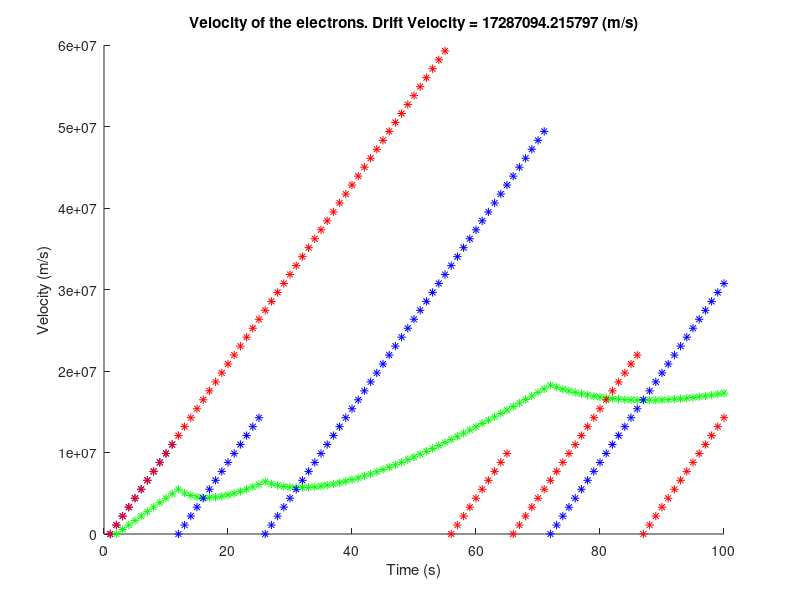

This chart was generated by the following MATLAB code:
%Matthew Lazarus 100962142

clear all

clearvars
clearvars -GLOBAL
close all

% set(0,'DefaultFigureWindowStyle','docked')
global C

addpath ../geom2d/geom2d

C.q_0 = 1.60217653e-19;             % electron charge
C.hb = 1.054571596e-34;             % Dirac constant
C.h = C.hb * 2 * pi;                    % Planck constant
C.m_0 = 9.10938215e-31;             % electron mass
C.kb = 1.3806504e-23;               % Boltzmann constant
C.eps_0 = 8.854187817e-12;          % vacuum permittivity
C.mu_0 = 1.2566370614e-6;           % vacuum permeability
C.c = 299792458;                    % speed of light
C.g = 9.80665; %metres (32.1740 ft) per s²

%set initial position (x) and velocity;

numElectrons=2;
dt = 1e-6; %seconds
nTime = 1e-4; %Simulation length
x = zeros(numElectrons, int64(nTime/dt));
v = zeros(numElectrons, int64(nTime/dt));
%Assume constant force is applied?
F=1e-24; 
x(2,1)= 0.5;
a = F/C.m_0;
figure
xlabel('Time (s)')
ylabel('Velocity (m/s)');
%ylabel('Position (m)')
hold on 
for count =  1:(nTime)/dt   
    for c = 1:numElectrons
        if(count~=1)        
            v(c,count) = v(c,count-1) + F/C.m_0;
            if(rand()<0.05)
                v(c,count)=0;
            end    
            x(c,count) = x(c,count-1) + v(c, count)*dt;       
        end
       % plot(count,x, 'b*')    
    end
    pause(0.1)
    driftVelocity = sum(v(1, 1:count-1))/(count-1);
    plot(count, driftVelocity, 'g*');
    plot(count,v(1, count), 'b*') 
    plot(count,v(2, count), 'r*')
    
    
    title(sprintf('Velocity of the electrons. Drift Velocity = %f (m/s)', driftVelocity));
end
hold off

